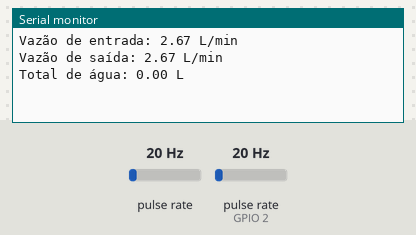
Bench run of a sketch on a simulated ESP32. Shown: the last lines printed to the serial monitor. Wiring (inferred from the names in the program): 2 × pulse sensor: data GPIO 0 / data GPIO 2. Inputs (shaded band) come from the test bench; at power-on: pulse rate 20 Hz, pulse rate (sensor on GPIO 2) 20 Hz.

Above: at 1.2 s.
1.3 s: pulse rate (sensor 0) set to 4 Hz
At 2.6 s:
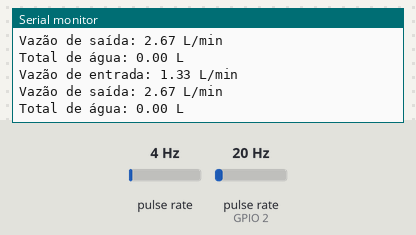
2.8 s: pulse rate (sensor on GPIO 2) set to 4 Hz
At 3.8 s:
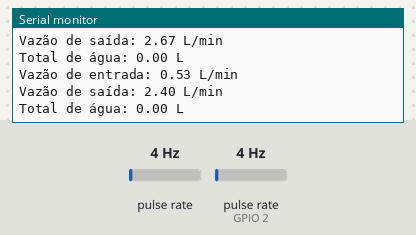
4.3 s: pulse rate (sensor 0) set to 50 Hz
At 5.6 s:
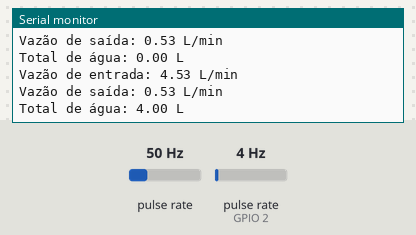
5.8 s: pulse rate (sensor on GPIO 2) set to 50 Hz
At 6.5 s:
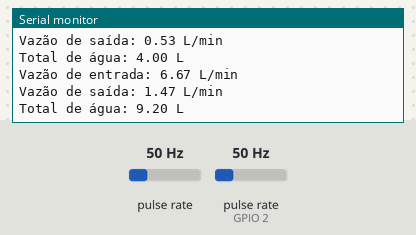
Timing chart, 0 to 8.3 s (numbered marks = the images above; inputs shaded):
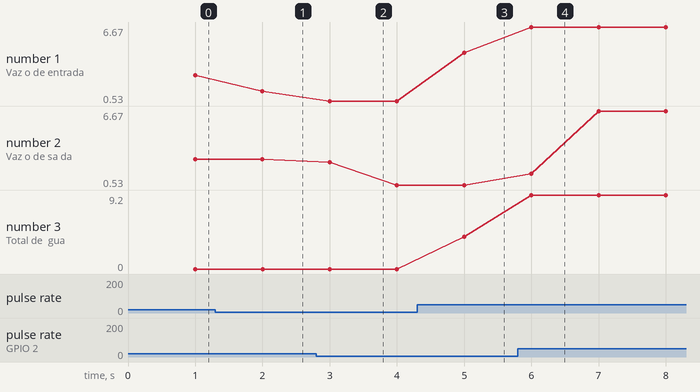

Measured:
- after the input at 1.3 s, the serial monitor: prints a new line after 0.70 s (image 1)
- after the input at 2.8 s, the serial monitor: prints a new line after 0.20 s (image 2)
- after the input at 4.3 s, the serial monitor: prints a new line after 0.70 s (image 3)
- after the input at 5.8 s, the serial monitor: prints a new line after 0.20 s (image 4)
- plotted number 1: 2.67 → 1.33 after the input at 1.3 s, 0.53 → 4.53 after the input at 4.3 s
- plotted number 3: 0 → 4 after the input at 4.3 s, 4 → 9.2 after the input at 5.8 s

The sketch:

Sensor_Input_Output.ino
```cpp
#define SENSOR_INPUT_PIN 0    // Pino digital para sensor de entrada de água (GPIO19)
#define SENSOR_OUTPUT_PIN 2   // Pino digital para sensor de saída de água (GPIO18)

volatile int inputFlowCount = 0;  // Contador de pulsos do sensor de entrada
volatile int outputFlowCount = 0; // Contador de pulsos do sensor de saída

float inputFlowRate = 0.0;        // Vazão de entrada em litros por minuto
float outputFlowRate = 0.0;       // Vazão de saída em litros por minuto
float totalWater = 0.0;           // Total de água (em litros) armazenada

unsigned long lastTime = 0;

void IRAM_ATTR sensorInputInterrupt() {
  inputFlowCount++;  // Incrementa quando o sensor de entrada detecta um pulso
}

void IRAM_ATTR sensorOutputInterrupt() {
  outputFlowCount++;  // Incrementa quando o sensor de saída detecta um pulso
}

void setup() {
  Serial.begin(115200);  // Inicializa a comunicação serial

  // Define os pinos dos sensores como entrada com resistor pull-up
  pinMode(SENSOR_INPUT_PIN, INPUT_PULLUP);
  pinMode(SENSOR_OUTPUT_PIN, INPUT_PULLUP);

  // Configura as interrupções para os sensores
  attachInterrupt(digitalPinToInterrupt(SENSOR_INPUT_PIN), sensorInputInterrupt, FALLING);
  attachInterrupt(digitalPinToInterrupt(SENSOR_OUTPUT_PIN), sensorOutputInterrupt, FALLING);
}

void loop() {
  // A cada 1 segundo, calcula e imprime a vazão e atualiza o total de água
  if (millis() - lastTime >= 1000) {
    lastTime = millis();

    // Calcula a vazão de entrada e saída: 7,5 pulsos por litro (ajuste conforme necessário)
    inputFlowRate = inputFlowCount / 7.5;
    outputFlowRate = outputFlowCount / 7.5;

    // Atualiza o total de água armazenada, mas não permite que o total seja negativo
    totalWater += inputFlowRate;  // A cada segundo, adiciona a entrada de água
    totalWater -= outputFlowRate; // Subtrai a saída de água

    // Evita que o total de água seja negativo
    if (totalWater < 0) {
      totalWater = 0.0;  // Zera o total de água caso seja negativo
    }

    // Reseta os contadores de pulsos para o próximo ciclo
    inputFlowCount = 0;
    outputFlowCount = 0;

    // Imprime as informações no monitor serial
    Serial.print("Vazão de entrada: ");
    Serial.print(inputFlowRate);
    Serial.println(" L/min");

    Serial.print("Vazão de saída: ");
    Serial.print(outputFlowRate);
    Serial.println(" L/min");

    Serial.print("Total de água: ");
    Serial.print(totalWater);
    Serial.println(" L");
  }
}
```
